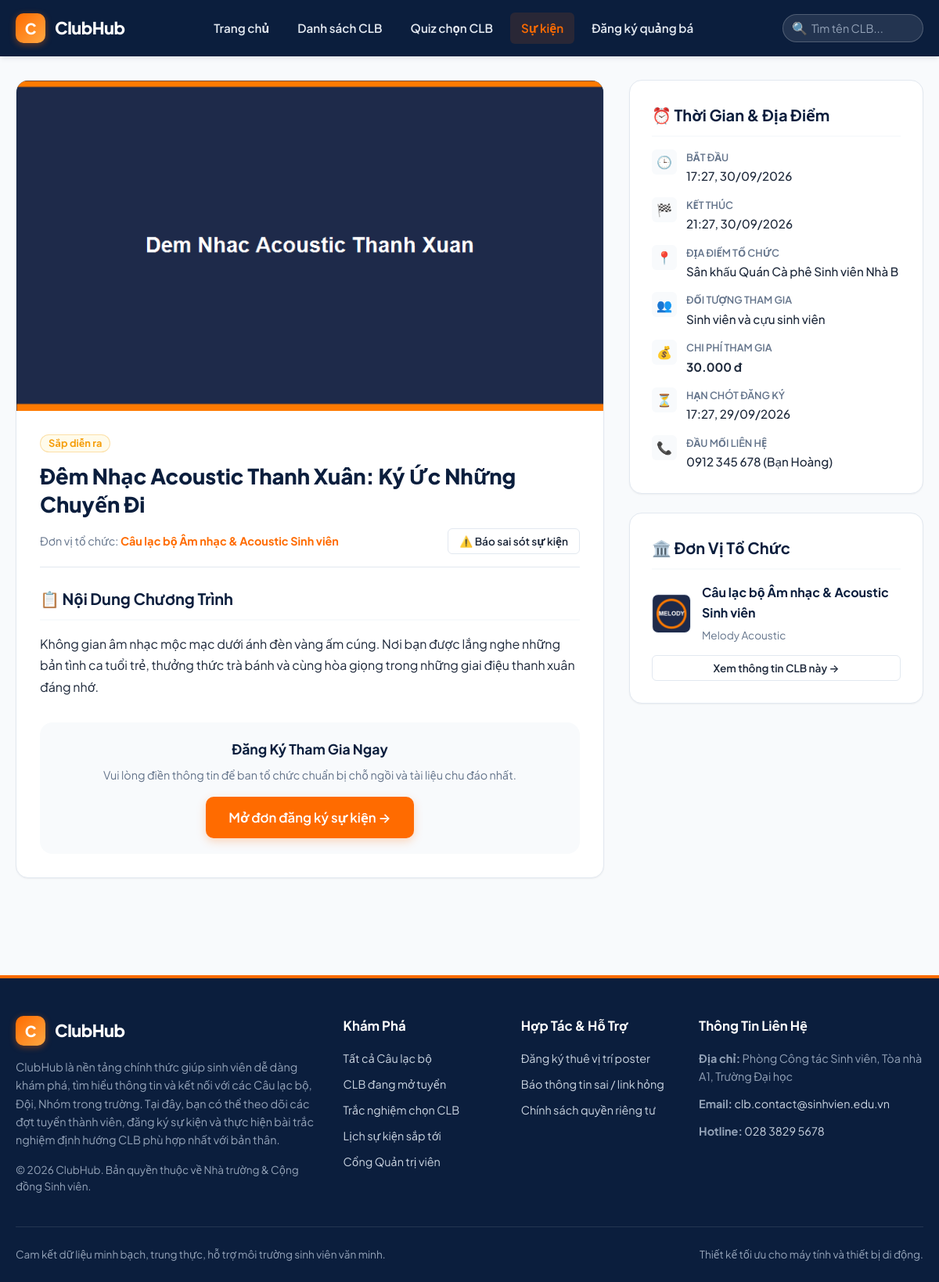
/event-detail.php?slug=dem-nhac-acoustic-thanh-xuan, run on the app's committed database.
### tables this page shows
CREATE TABLE IF NOT EXISTS `events` (
  `id` INT AUTO_INCREMENT PRIMARY KEY,
  `club_id` INT NOT NULL,
  `title` VARCHAR(255) NOT NULL,
  `slug` VARCHAR(255) NOT NULL UNIQUE,
  `poster_image` VARCHAR(255) DEFAULT NULL,
  `description` LONGTEXT NOT NULL,
  `start_time` DATETIME NOT NULL,
  `end_time` DATETIME NOT NULL,
  `location` VARCHAR(255) NOT NULL,
  `target_audience` VARCHAR(255) DEFAULT NULL,
  `fee` DECIMAL(12, 0) DEFAULT 0,
  `registration_deadline` DATETIME DEFAULT NULL,
  `registration_link` VARCHAR(500) DEFAULT NULL,
  `contact_info` VARCHAR(255) DEFAULT NULL,
  `is_active` TINYINT(1) NOT NULL DEFAULT 1,
  `created_at` DATETIME NOT NULL DEFAULT CURRENT_TIMESTAMP,
  CONSTRAINT `fk_events_club` FOREIGN KEY (`club_id`) REFERENCES `clubs` (`id`) ON DELETE CASCADE ON UPDATE CASCADE,
  INDEX `idx_events_timeline` (`is_active`, `start_time`, `end_time`)
);

CREATE TABLE IF NOT EXISTS `clubs` (
  `id` INT AUTO_INCREMENT PRIMARY KEY,
  `category_id` INT NOT NULL,
  `name` VARCHAR(200) NOT NULL,
  `short_name` VARCHAR(50) DEFAULT NULL,
  `slug` VARCHAR(200) NOT NULL UNIQUE,
  `logo` VARCHAR(255) DEFAULT NULL,
  `cover_image` VARCHAR(255) DEFAULT NULL,
  `summary` VARCHAR(500) NOT NULL,
  `description` LONGTEXT NOT NULL,
  `objectives` TEXT DEFAULT NULL,
  `target_audience` TEXT DEFAULT NULL,
  `activities_achievements` LONGTEXT DEFAULT NULL,
  `meeting_schedule` VARCHAR(255) DEFAULT NULL,
  `meeting_location` VARCHAR(255) DEFAULT NULL,
  `meeting_frequency` VARCHAR(100) DEFAULT NULL,
  `schedule_confirmed` TINYINT(1) NOT NULL DEFAULT 1 COMMENT '1: Đã chốt lịch, 0: Cần xác nhận lịch',
  `requirements` TEXT DEFAULT NULL,
  `fee_info` VARCHAR(255) DEFAULT NULL,
  `recruitment_status` ENUM('closed', 'open', 'upcoming') NOT NULL DEFAULT 'closed',
  `recruitment_deadline` DATETIME DEFAULT NULL,
  `recruitment_process` TEXT DEFAULT NULL,
  `application_link` VARCHAR(500) DEFAULT NULL,
  `is_featured` TINYINT(1) NOT NULL DEFAULT 0,
  `is_active` TINYINT(1) NOT NULL DEFAULT 1,
  `created_at` DATETIME NOT NULL DEFAULT CURRENT_TIMESTAMP,
  `updated_at` DATETIME NOT NULL DEFAULT CURRENT_TIMESTAMP ON UPDATE CURRENT_TIMESTAMP,
  CONSTRAINT `fk_clubs_category` FOREIGN KEY (`category_id`) REFERENCES `categories` (`id`) ON DELETE RESTRICT ON UPDATE CASCADE,
  INDEX `idx_clubs_status` (`is_active`, `recruitment_status`),
  INDEX `idx_clubs_featured` (`is_active`, `is_featured`)
);

### includes/functions.php (called while the page is built, shortened)
<?php
function e(?string $string): string {
    return htmlspecialchars((string)$string, ENT_QUOTES, 'UTF-8');
}
function url(string $path = ''): string {
    $path = ltrim($path, '/');
    return BASE_URL . ($path !== '' ? '/' . $path : '');
}
function upload_url(?string $path, string $default_placeholder = ''): string {
    return url(ltrim($path, '/'));
}
function safe_url(?string $url): string {
    $url = trim($url);
    $parsed = parse_url($url);
    $current_host = $_SERVER['HTTP_HOST'] ?? 'localhost';
    $is_local_env = (defined('APP_DEBUG') && APP_DEBUG) ||
                    in_array($current_host, ['localhost', '127.0.0.1']) ||
                    str_starts_with($current_host, 'localhost:') ||
                    str_starts_with($current_host, '127.0.0.1:');
    return filter_var($url, FILTER_SANITIZE_URL) ?: '';
}
function format_date_vn(?string $date_string, bool $include_time = false): string {
    try {
        $date = new DateTime($date_string);
        return $include_time ? $date->format('H:i, d/m/Y') : $date->format('d/m/Y');
    } catch (Exception $e) {
        return $date_string;
    }
}
function format_money_vn($amount): string {
    return number_format((float)$amount, 0, ',', '.') . ' đ';
}

### event-detail.php (the view, shortened to what this page needs)
<?php
require_once __DIR__ . '/includes/functions.php';
$db = get_db_connection();
$slug = trim($_GET['slug'] ?? '');
$event = null;
try {
    if (!empty($slug)) {
        $stmt = $db->prepare("
            SELECT e.*, c.name as club_name, c.short_name as club_short_name, c.slug as club_slug, c.logo as club_logo
            FROM events e
            JOIN clubs c ON e.club_id = c.id
            WHERE e.slug = ? AND e.is_active = 1
            LIMIT 1
        ");
        $stmt->execute([$slug]);
    }
    $event = $stmt->fetch();
} catch (Exception $e) {
    error_log("Lỗi tải chi tiết sự kiện: " . $e->getMessage());
}
$now = new DateTime();
$start_dt = new DateTime($event['start_time']);
$end_dt = new DateTime($event['end_time']);
$is_ended = $now > $end_dt;
$is_happening = ($now >= $start_dt && $now <= $end_dt);
include __DIR__ . '/includes/header.php';
?>
<main class="container" style="padding-top: 30px; padding-bottom: 60px;">
  <div class="detail-grid">
    <div class="detail-main-column">
      <div class="detail-main-card" style="padding: 0; overflow: hidden;">
        <div style="aspect-ratio: 16/9; background-color: var(--color-primary); overflow: hidden;">
          <img src="<?= upload_url($event['poster_image']) ?>" alt="<?= e($event['title']) ?>" style="width: 100%; height: 100%; object-fit: cover;">
        </div>
        <div style="padding: 30px;">
          <div style="margin-bottom: 12px; display: flex; gap: 8px;">
            <?php if ($is_ended): ?>
              <span class="badge badge-closed">Sự kiện đã kết thúc</span>
            <?php elseif ($is_happening): ?>
              <span class="badge badge-open">Đang diễn ra</span>
            <?php else: ?>
              <span class="badge badge-upcoming">Sắp diễn ra</span>
            <?php endif; ?>
          </div>
          <h1 style="font-size: 1.7rem; font-weight: 800; color: var(--color-primary); margin-bottom: 12px; line-height: 1.35;">
            <?= e($event['title']) ?>
          </h1>
          <div style="font-size: 0.9rem; color: var(--color-text-muted); margin-bottom: 24px; padding-bottom: 16px; border-bottom: 1px solid var(--color-border); display: flex; align-items: center; justify-content: space-between; flex-wrap: wrap; gap: 10px;">
            <span>
              Đơn vị tổ chức:
              <a href="<?= url('club-detail.php?slug=' . e($event['club_slug'])) ?>" style="font-weight: 700; color: var(--color-accent);">
                <?= e($event['club_name']) ?>
              </a>
            </span>
            <button type="button" class="btn btn-outline btn-sm btn-open-report-modal" data-event-id="<?= $event['id'] ?>" data-entity-name="<?= e($event['title']) ?>">
              ⚠️ Báo sai sót sự kiện
            </button>
          </div>
          <h3 class="card-heading">📋 Nội Dung Chương Trình</h3>
          <div style="font-size: 1rem; line-height: 1.7; color: var(--color-text-main);">
            <?= nl2br(e($event['description'])) ?>
          </div>
          <?php if (!$is_ended && !empty($event['registration_link'])): ?>
            <div style="margin-top: 32px; padding: 20px; background-color: var(--color-bg-light); border-radius: var(--radius-lg); text-align: center;">
              <h4 style="font-size: 1.1rem; color: var(--color-primary); margin-bottom: 8px; font-weight: 700;">
                Đăng Ký Tham Gia Ngay
              </h4>
              <p style="font-size: 0.9rem; color: var(--color-text-muted); margin-bottom: 16px;">
                Vui lòng điền thông tin để ban tổ chức chuẩn bị chỗ ngồi và tài liệu chu đáo nhất.
              </p>
              <a href="<?= safe_url($event['registration_link']) ?>" target="_blank" rel="noopener noreferrer" class="btn btn-primary btn-lg" onclick="alert('Biểu mẫu đăng ký được mở qua liên kết bên ngoài.');">
                Mở đơn đăng ký sự kiện &rarr;
              </a>
            </div>
          <?php endif; ?>
        </div>
      </div>
    </div>
    <div class="detail-side-column">
      <div class="detail-side-card">
        <h3 class="card-heading">⏰ Thời Gian & Địa Điểm</h3>
        <ul class="info-list">
          <li class="info-item">
            <div class="info-icon">🕒</div>
            <div class="info-content">
              <div class="info-label">Bắt đầu</div>
              <div class="info-value"><?= format_date_vn($event['start_time'], true) ?></div>
            </div>
          </li>
          <li class="info-item">
            <div class="info-icon">🏁</div>
            <div class="info-content">
              <div class="info-label">Kết thúc</div>
              <div class="info-value"><?= format_date_vn($event['end_time'], true) ?></div>
            </div>
          </li>
          <li class="info-item">
            <div class="info-icon">📍</div>
            <div class="info-content">
              <div class="info-label">Địa điểm tổ chức</div>
              <div class="info-value"><?= e($event['location']) ?></div>
            </div>
          </li>
          <li class="info-item">
            <div class="info-icon">👥</div>
            <div class="info-content">
              <div class="info-label">Đối tượng tham gia</div>
              <div class="info-value"><?= !empty($event['target_audience']) ? e($event['target_audience']) : 'Mọi sinh viên quan tâm' ?></div>
            </div>
          </li>
          <li class="info-item">
            <div class="info-icon">💰</div>
            <div class="info-content">
              <div class="info-label">Chi phí tham gia</div>
              <div class="info-value"><strong><?= format_money_vn($event['fee']) ?></strong></div>
            </div>
          </li>
          <?php if (!empty($event['registration_deadline'])): ?>
            <li class="info-item">
              <div class="info-icon">⏳</div>
              <div class="info-content">
                <div class="info-label">Hạn chót đăng ký</div>
                <div class="info-value"><?= format_date_vn($event['registration_deadline'], true) ?></div>
              </div>
            </li>
          <?php endif; ?>
          <?php if (!empty($event['contact_info'])): ?>
            <li class="info-item">
              <div class="info-icon">📞</div>
              <div class="info-content">
                <div class="info-label">Đầu mối liên hệ</div>
                <div class="info-value"><?= e($event['contact_info']) ?></div>
              </div>
            </li>
          <?php endif; ?>
        </ul>
      </div>
      <div class="detail-side-card">
        <h3 class="card-heading">🏛️ Đơn Vị Tổ Chức</h3>
        <div style="display: flex; align-items: center; gap: 14px; margin-bottom: 14px;">
          <img src="<?= upload_url($event['club_logo'], 'default-club.png') ?>" alt="<?= e($event['club_name']) ?>" style="width: 50px; height: 50px; border-radius: 8px; border: 1px solid var(--color-border); object-fit: cover;">
          <div>
            <h4 style="font-size: 1rem; font-weight: 700; color: var(--color-primary); margin-bottom: 2px;">
              <?= e($event['club_name']) ?>
            </h4>
            <span style="font-size: 0.85rem; color: var(--color-text-muted);"><?= e($event['club_short_name']) ?></span>
          </div>
        </div>
        <a href="<?= url('club-detail.php?slug=' . e($event['club_slug'])) ?>" class="btn btn-outline btn-block btn-sm">
          Xem thông tin CLB này &rarr;
        </a>
      </div>
    </div>
  </div>
</main>
<?php include __DIR__ . '/includes/footer.php'; ?>

### assets/css/style.css (style rules this page uses)
:root { --color-primary: #0B1E3D; --color-primary-light: #16325B; --color-primary-dark: #071326; --color-accent: #FF6B00; --color-accent-hover: #E05E00; --color-accent-light: #FFF2E8; --color-text-main: #1E293B; --color-text-muted: #64748B; --color-text-light: #94A3B8; --color-bg-light: #F8FAFC; --color-bg-card: #FFFFFF; --color-border: #E2E8F0; --color-border-hover: #CBD5E1; --color-success: #10B981; --color-success-bg: #ECFDF5; --color-warning: #F59E0B; --color-warning-bg: #FFFBEB; --color-danger: #EF4444; --color-danger-bg: #FEF2F2; --color-info: #0284C7; --color-info-bg: #F0F9FF; --shadow-sm: 0 1px 2px 0 rgba(0, 0, 0, 0.05); --shadow-md: 0 4px 6px -1px rgba(11, 30, 61, 0.08), 0 2px 4px -1px rgba(11, 30, 61, 0.04); --shadow-lg: 0 10px 15px -3px rgba(11, 30, 61, 0.1), 0 4px 6px -2px rgba(11, 30, 61, 0.05); --shadow-xl: 0 20px 25px -5px rgba(11, 30, 61, 0.12), 0 10px 10px -5px rgba(11, 30, 61, 0.04); --radius-sm: 6px; --radius-md: 10px; --radius-lg: 16px; --radius-xl: 24px; --radius-full: 9999px; --transition-fast: 0.15s ease; --transition-normal: 0.25s ease; --transition-slow: 0.4s ease; --container-max: 1200px; }
*, *::before, *::after { box-sizing: border-box; margin: 0; padding: 0; }
html { font-family: 'Plus Jakarta Sans', system-ui, -apple-system, BlinkMacSystemFont, 'Segoe UI', Roboto, Oxygen, Ubuntu, Cantarell, sans-serif; color: var(--color-text-main); background-color: var(--color-bg-light); line-height: 1.6; scroll-behavior: smooth; -webkit-font-smoothing: antialiased; }
body { min-height: 100vh; display: flex; flex-direction: column; }
a { color: var(--color-primary-light); text-decoration: none; transition: color var(--transition-fast); }
img { max-width: 100%; height: auto; display: block; }
button, input, select, textarea { font-family: inherit; font-size: 1rem; }
.container { width: 100%; max-width: var(--container-max); margin-left: auto; margin-right: auto; padding-left: 20px; padding-right: 20px; }
.btn { display: inline-flex; align-items: center; justify-content: center; gap: 8px; font-weight: 600; font-size: 0.95rem; padding: 10px 20px; border-radius: var(--radius-md); border: 1px solid transparent; cursor: pointer; transition: all var(--transition-fast); text-align: center; line-height: 1.4; }
.btn-primary { background-color: var(--color-accent); color: #FFFFFF; box-shadow: 0 4px 12px rgba(255, 107, 0, 0.25); }
.btn-outline { background-color: transparent; border-color: var(--color-border); color: var(--color-text-main); }
.btn-sm { padding: 6px 14px; font-size: 0.85rem; border-radius: var(--radius-sm); }
.btn-lg { padding: 14px 28px; font-size: 1.05rem; border-radius: var(--radius-md); }
.btn-block { display: flex; width: 100%; }
.badge { display: inline-flex; align-items: center; gap: 4px; padding: 4px 10px; border-radius: var(--radius-full); font-size: 0.8rem; font-weight: 700; line-height: 1; }
.badge-upcoming { background-color: var(--color-warning-bg); color: var(--color-warning); border: 1px solid rgba(245, 158, 11, 0.3); }
.detail-grid { display: grid; grid-template-columns: 2fr 1fr; gap: 32px; margin-bottom: 40px; }
.detail-main-card, .detail-side-card { background-color: var(--color-bg-card); border: 1px solid var(--color-border); border-radius: var(--radius-lg); padding: 28px; box-shadow: var(--shadow-sm); margin-bottom: 24px; }
.card-heading { font-size: 1.25rem; font-weight: 700; color: var(--color-primary); margin-bottom: 16px; display: flex; align-items: center; gap: 8px; border-bottom: 2px solid var(--color-bg-light); padding-bottom: 10px; }
.info-list { list-style: none; display: flex; flex-direction: column; gap: 14px; }
.info-item { display: flex; align-items: flex-start; gap: 12px; }
.info-icon { width: 32px; height: 32px; border-radius: var(--radius-sm); background-color: var(--color-bg-light); color: var(--color-primary-light); display: flex; align-items: center; justify-content: center; flex-shrink: 0; font-size: 1rem; }
.info-content { flex-grow: 1; }
.info-label { font-size: 0.8rem; color: var(--color-text-muted); text-transform: uppercase; font-weight: 600; margin-bottom: 2px; }
.info-value { font-size: 0.95rem; color: var(--color-text-main); font-weight: 500; }

### data on the page
events: poster_image (picture), title "Đêm Nhạc Acoustic Thanh Xuân: Ký Ức Những Chuyến Đi", club.name "Câu lạc bộ Âm nhạc & Acoustic Sinh viên", description "Không gian âm nhạc mộc mạc dưới ánh đèn vàng ấm cúng. Nơi bạn được lắng nghe những bản tình ca tuổi trẻ, thưởng thức trà bánh và cùng hòa giọng trong những giai điệu thanh xuân đáng nhớ.", start_time "17:27, 30/09/2026", end_time "21:27, 30/09/2026", location "Sân khấu Quán Cà phê Sinh viên Nhà B", target_audience "Sinh viên và cựu sinh viên", fee "30.000 đ", registration_deadline "17:27, 29/09/2026", contact_info "0912 345 678 (Bạn Hoàng)", club.logo (picture), club.short_name "Melody Acoustic"

### other printed values
$site_name "ClubHub"
$contact_address "Phòng Công tác Sinh viên, Tòa nhà A1, Trường Đại học"
$contact_email "clb.contact@sinhvien.edu.vn"
$contact_phone "028 3829 5678"
